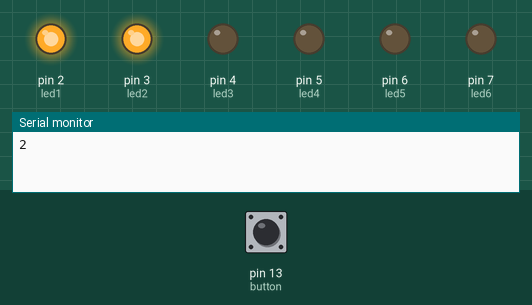
A sketch run on a simulated Arduino Uno, built with avr-gcc and run on an emulated ATmega328P. On the bench: output pins drawn as LEDs (lit = HIGH), the last lines printed to the serial monitor. Inputs (shaded band) come from the test bench; at power-on: pin 13 (button) LOW. Random numbers use the default seed unless the sketch sets one.

Above: at 1.1 s.
At 30.02 s:
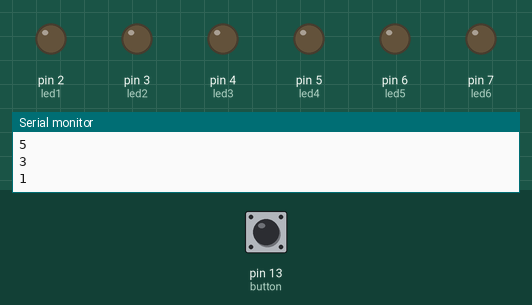
30.4 s: pin 13 (button) pulled HIGH for 3 s
At 35.2 s:
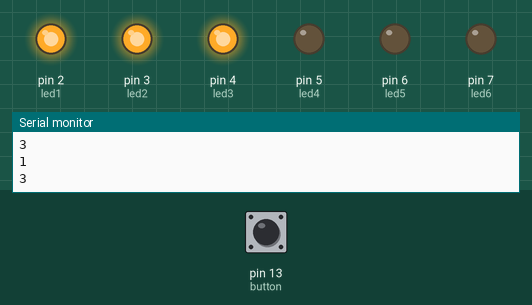
Timing chart, 0 to 68.4 s (numbered marks = the images above; inputs shaded):
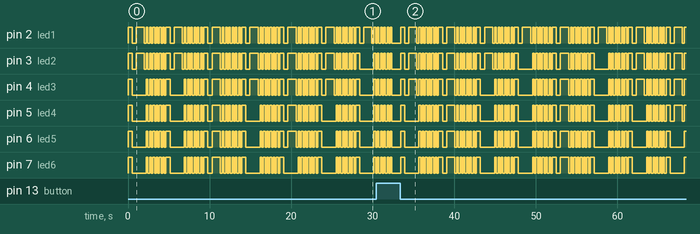

The sketch:

Task3.ino
```cpp
// Khai báo chân của LED và nút bấm
int led1 = 2;
int led2 = 3;
int led3 = 4;
int led4 = 5;
int led5 = 6;
int led6 = 7;
int button = 13;

void setup() {
  // Khai báo chân của LED và nút bấm là OUTPUT và INPUT
  pinMode(led1, OUTPUT);
  pinMode(led2, OUTPUT);
  pinMode(led3, OUTPUT);
  pinMode(led4, OUTPUT);
  pinMode(led5, OUTPUT);
  pinMode(led6, OUTPUT);
  pinMode(button, INPUT);
  Serial.begin(9600);
}

void loop() {
  // Chờ đợi cho đến khi người dùng bấm nút
  while (digitalRead(button) == HIGH) {
    delay(50);
  }

  digitalWrite(led1, HIGH);
	digitalWrite(led2, HIGH);
	digitalWrite(led3, HIGH);
	digitalWrite(led4, HIGH);
	digitalWrite(led5, HIGH);
	digitalWrite(led6, HIGH);
  	delay(500);
  digitalWrite(led1, LOW);
	digitalWrite(led2, LOW);
	digitalWrite(led3, LOW);
	digitalWrite(led4, LOW);
	digitalWrite(led5, LOW);
	digitalWrite(led6, LOW);
  	delay(500);
  // Xử lý khi người dùng bấm nút
  int num = random(1, 7); // Tạo ngẫu nhiên số từ 1 đến 6
  Serial.println(num);
  for (int i = 0; i < num; i++) {
    // Hiển thị số trên các đèn LED
  	digitalWrite(led1+i, HIGH);
  }

  delay(1000); // Dừng lại 1 giây để người dùng theo dõi
  digitalWrite(led1, LOW);
	digitalWrite(led2, LOW);
	digitalWrite(led3, LOW);
	digitalWrite(led4, LOW);
	digitalWrite(led5, LOW);
	digitalWrite(led6, LOW);
  delay(250);

  for (int i = 1; i <= 6; i++) {
    digitalWrite(led1, HIGH);
	digitalWrite(led2, HIGH);
	digitalWrite(led3, HIGH);
	digitalWrite(led4, HIGH);
	digitalWrite(led5, HIGH);
	digitalWrite(led6, HIGH);
	delay(200);
	digitalWrite(led1, LOW);
	digitalWrite(led2, LOW);
	digitalWrite(led3, LOW);
	digitalWrite(led4, LOW);
	digitalWrite(led5, LOW);
	digitalWrite(led6, LOW);
	delay(200);
  }
}
```
